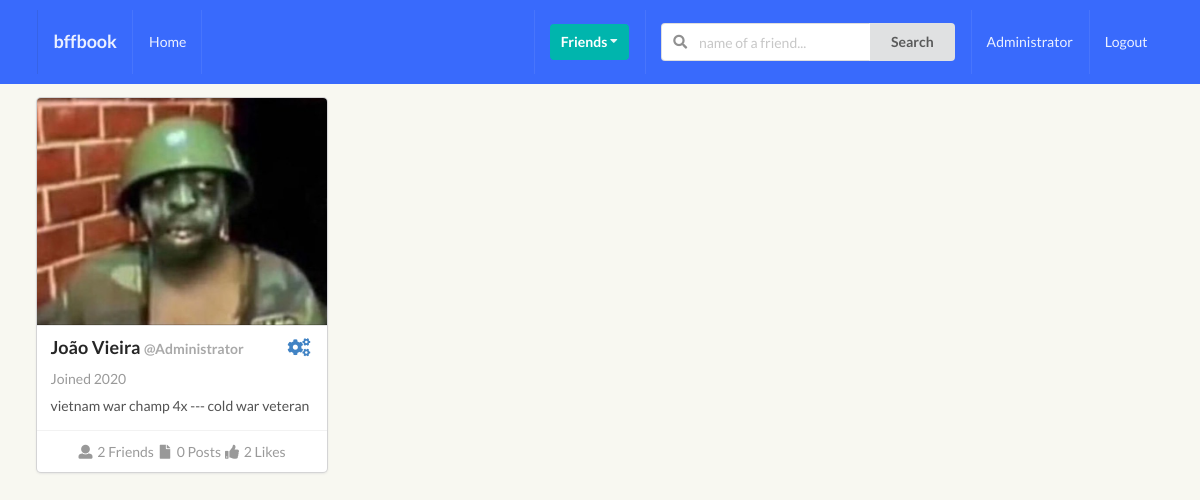
Screenshot of /profiles/myprofile/ (signed in) with the database file from the repository.
### perfil/models.py (models this page shows, shortened)
class Profile(models.Model):
    first_name = models.CharField(max_length=25)
    last_name = models.CharField(max_length=25)
    username = models.OneToOneField(User, on_delete=models.CASCADE) #se user for apagado, username também é
    bio = models.TextField(default="write something beautiful about you :)", max_length=300)
    email = models.EmailField(max_length=200)
    country = models.CharField(max_length=25)
    avatar = models.ImageField(default = "avatar.png", upload_to = '')
    friends = models.ManyToManyField(User, blank=True, related_name='friends')
    slug = models.SlugField(unique=True, blank=True)
    updated = models.DateTimeField(auto_now=True)
    created = models.DateTimeField(auto_now_add=True)
    def get_friends(self):
        return self.friends.all()
    def get_friends_no(self):
        return self.friends.count()
    def get_posts_no(self):
        return self.posts.all().count() #'posts' is related name to comments authors in /posts/models.py
    def get_given_likes_no(self): #likes dados
        likes = self.like_set.all()
        total_liked = 0
        for item in likes:
            if item.value == 'Like':
                total_liked += 1
        return total_liked
    def created_str(self):
        new_created = self.created.strftime('%y')
        return new_created

### posts/models.py (models this page shows, shortened)
class Like(models.Model):
    user = models.ForeignKey(Profile, on_delete=models.CASCADE)
    post = models.ForeignKey(Post, on_delete=models.CASCADE)
    value = models.CharField(choices=LIKE_CHOICES, max_length=8)
    created = models.DateTimeField(auto_now_add=True)

### perfil/views.py (the view)
# urls.py: path('myprofile/', my_profile_view, name="my-profile-view")
def my_profile_view(request):
    obj = Profile.objects.get(username=request.user)
    form = ProfileModelForm(request.POST or None, request.FILES or None, instance=obj)
    confirm = False
    if request.method == 'POST':
        if form.is_valid():
            form.save()
            confirm = True
    context = {
        'obj': obj,
        'form': form,
        'confirm': confirm,
    }
    return render(request, 'perfil/myprofile.html', context)

### perfil/forms.py
class ProfileModelForm(forms.ModelForm):
    class Meta:
        model = Profile
        fields = ('first_name', 'last_name', 'bio', 'avatar')

### perfil/templates/perfil/myprofile.html (shortened to what this page needs)
{% extends 'base.html' %}
{% block content %}
<div class="ui card">
    <div class="image">
        <img src="{{obj.avatar.url}}">
    </div>
    <div class="content">
        <p class="header">{{obj.first_name}} {{obj.last_name}} <span class="small_text">@{{obj.username}}</span><a class="update_account right"><i class="cogs icon"></i></a></p>
        <div class="meta">
            <span class="date">Joined 20{{obj.created_str}}</span>
        </div>
        <div class="description">
            {{obj.bio}}
        </div>
    </div>
    <div class="extra content center">
        <a id="friend_list_popup"><i class="user icon"></i>{{obj.get_friends_no}} Friends</a>
        <i class="file icon"></i>{{obj.get_posts_no}} Posts
        <i class="thumbs up icon"></i>{{obj.get_given_likes_no}} Likes
    </div>
</div>
{% endblock content %}>

### templates/main/navbar.html (shortened to what this page needs)
<div class="ui inverted menu nav mb-7">
  <div class="ui container">
    <a href="" class="item">
        <h3>bffbook</h3>
    </a>
    {% if request.user.is_authenticated %}
    <a class="item">
        Home
    </a>
    {% endif %}
    <div class="right menu">
        {% if request.user.is_authenticated %}
        <div class="item">
            <div class="ui floating dropdown icon button teal"> Friends
                <i class="dropdown icon"></i>
             </div>
        </div>
             <div class="item">
              <form action="" method="GET">
                <div class="ui action left icon input">
                <input class="prompt" type="text" name='q' placeholder="name of a friend...">
                <button type='submit' class="ui button">Search</button>
                </div>
            </form>
            </div>
            <a href="profiles/myprofile" class="item">
                 {{ request.user }}
            </a>
            <a href="" class="ui item">
                Logout
            </a>
        {% else %}
        <a href="" class="ui item">
                Login
            </a>
        {% endif %}
    </div>
  </div>
</div>

### static_project/style.css (style rules this page uses)
body { background: #F8F8F1 !important; }
.nav { border-radius: 0px !important; padding: 10px 0 10px 0 !important; background-color: #396afc !important; }
.mb-7 { margin-bottom: 7px !important; }
.small_text { font-size: 1rem; color: darkgrey; }
.right { float: right; }
.center { text-align: center; }

### rows the page displays
Profile: avatar (picture), first_name "João", last_name "Vieira", username "Administrator", created_str "20", bio "vietnam war champ 4x --- cold war veteran", get_friends_no "2", get_posts_no "0", get_given_likes_no "2"

### other values shown
{{ request.user }} "Administrator"
